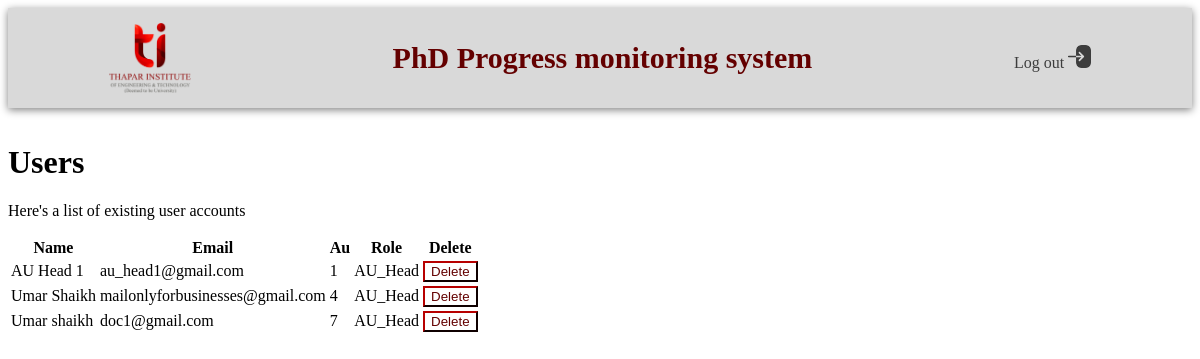
The page /manage_users (signed in) on the database its author committed.
### app.py (models this page shows)
class User(db.Model):
    email = db.Column(db.String(50), unique=True, nullable=False, primary_key=True)
    password = db.Column(db.String(50), nullable=False)
    role = db.Column(db.String(50), nullable=False)
    name = db.Column(db.String(50), nullable=False)
    Au = db.Column(db.String(50), nullable=False)

### app.py (the view)
@app.route('/manage_users', methods=['GET', 'POST'])
def manage_users():
    if session.get('role') == 'admin':
        users = User.query.filter(User.role != 'admin').all()
        print(users)
        users = [dict(email=user.email, password=user.password, role=user.role, name=user.name, Au=user.Au) for user in users]
        for user in users:
            del user['password']
        return render_template('manage_users.html', users=users)
    return redirect(url_for('login'))

### templates/manage_users.html (shortened to what this page needs)
<html data-theme="light">
    <head>
        <link rel="stylesheet" href="https://unpkg.com/@picocss/pico@1.*/css/pico.min.css">
    </head>
    <body>
     <div class="nav">
      <div class="logo">
        <img src="../static/images/tietlogo.png" alt="logo">
      </div>
      <div class="brand">
        <strong>PhD Progress monitoring system</strong>
      </div>
      <div class="logout">
        <a>Log out <img src="../static/images/logout.png" alt="logout"></a>
      </div>
     </div>
        <div class="container">
            <div class="row">
                <div class="col-12">
                    <h1>Users</h1>
                    <p>Here's a list of existing user accounts</p>
                    <table class="table">
                        <thead>
                            <tr>
                                <th>Name</th>
                                <th>Email</th>
                                <th>Au</th>
                                <th>Role</th>
                                <th>Delete</th>
                            </tr>
                        </thead>
                        <tbody>
                            {% for user in users %}
                            <tr>
                                <td>{{ user.name }}</td>
                                <td>{{ user.email }}</td>
                                <td>{{ user.Au }}</td>
                                <td>{{ user.role }}</td>
                                <td>
                                    <button class="secondary" data-target="modal-delete-{{ user.email }}" onClick="toggleModal(event)"> Delete</button>
                                </td>
                            </tr>
                            {% endfor %}
                        </tbody>
                    </table>
                </div>
            </div>
        </div>
    </body>
</html>

### templates/manage_users.html (style rules this page uses)
.secondary { background-color: white; color: #640000; border-color: #640000; border-radius: 0; }
.nav { background-color: #D9D9D9; color: #640000; min-height: 100px; display: flex; align-items: center; justify-content: space-around; margin-bottom: 3%; box-shadow: 0 2px 8px grey; font-family: 'Times New Roman', Times, serif; font-size: 30px; }
.nav img { height: 70px; }
.logout a { color: #3D3D3D; cursor: pointer; text-decoration: none; font-size: medium; }
.logout img { height: 23px; }

### rows shown on the page
User: name "AU Head 1", email "au_head1@gmail.com", Au "1", role "AU_Head"
User: name "Umar Shaikh", email "mailonlyforbusinesses@gmail.com", Au "4", role "AU_Head"
User: name "Umar shaikh", email "doc1@gmail.com", Au "7", role "AU_Head"
